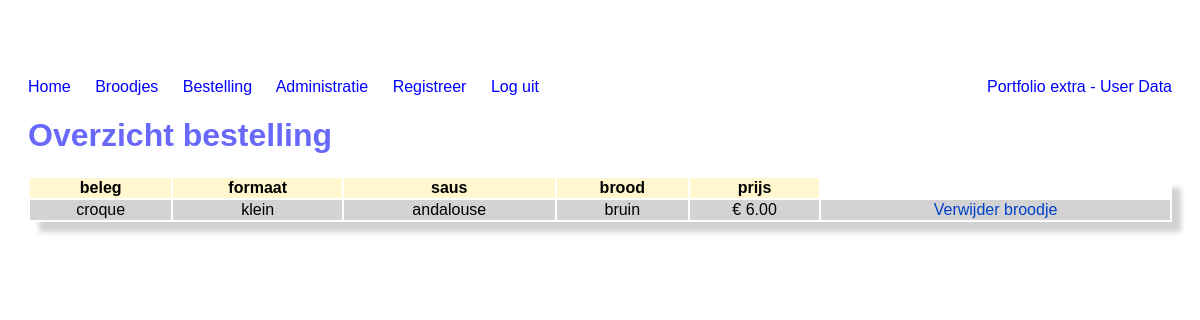
Page /bestelling.php (signed in) on the committed database.
### tables this page shows
CREATE TABLE IF NOT EXISTS
bestelling(
    bestellingId int NOT NULL AUTO_INCREMENT PRIMARY KEY,
    broodjeId int NOT NULL,
    cursistId int NOT NULL,
    bestellingDatum DATE
);

CREATE TABLE IF NOT EXISTS
beleg(
    belegId int NOT NULL AUTO_INCREMENT PRIMARY KEY,
    belegNaam varchar(20),
    belegPrijs float
);

CREATE TABLE IF NOT EXISTS
formaat(
    formaatId int NOT NULL AUTO_INCREMENT PRIMARY KEY,
    formaatNaam varchar(20),
    formaatPrijs float
);

CREATE TABLE IF NOT EXISTS
saus(
    sausId int NOT NULL AUTO_INCREMENT PRIMARY KEY,
    sausNaam varchar(20),
    sausPrijs float
);

CREATE TABLE IF NOT EXISTS
brood(
    broodId int NOT NULL AUTO_INCREMENT PRIMARY KEY,
    broodNaam varchar(20),
    broodPrijs float
);

### bestelling.php (called while the page is built, shortened)
<?php
if (isset($_SESSION["cursistId"])) {
    $cursistId = intval($_SESSION["cursistId"]);
    $bestellingBeheer = new BestellingBeheer();
    $bestelling = $bestellingBeheer->selecteerBestellingenCursist($cursistId);
}
include "presentation/bestelling.php";

### Data/BestellingDAO.php (called while the page is built, shortened)
<?php
class BestellingDAO
{
    public function getOpCursistId(int $cursistId): array
    {
        $bestellingen = array();
        $dbh = new PDO(DBConfig::$DB_CONNECTION, DBConfig::$DB_USERNAME, DBConfig::$DB_PASSWORD);
        $sql = "SELECT * FROM bestelling JOIN broodje ON (bestelling.broodjeId = broodje.broodjeId) JOIN beleg ON (broodje.belegId = beleg.belegId) JOIN formaat ON (broodje.formaatId = formaat.formaatId) JOIN saus ON (broodje.sausId = saus.sausId) JOIN brood ON (broodje.broodId = brood.broodId) WHERE cursistId = " . $cursistId . ";";
        $resultaatSet = $dbh->query($sql);
        foreach ($resultaatSet as $resultaat) {
            $bestelling = array("bestellingId" => $resultaat["bestellingId"], "broodjeId" => $resultaat["broodjeId"], "cursistId" => $resultaat["cursistId"], "bestellingDatum" => $resultaat["bestellingDatum"], "belegId" => $resultaat["belegId"], "formaatId" => $resultaat["formaatId"], "sausId" => $resultaat["sausId"], "broodId" => $resultaat["broodId"], "beleg" => $resultaat["belegNaam"], "belegPrijs" => $resultaat["belegPrijs"], "formaat" => $resultaat["formaatNaam"], "formaatPrijs" => $resultaat["formaatPrijs"], "saus" => $resultaat["sausNaam"], "sausPrijs" => $resultaat["sausPrijs"], "brood" => $resultaat["broodNaam"], "broodPrijs" => $resultaat["broodPrijs"],);
            array_push($bestellingen, $bestelling);
        }
        return $bestellingen;
    }
}

### Business/BestellingBeheer.php (called while the page is built, shortened)
<?php
class BestellingBeheer
{
    public function selecteerBestellingenCursist(int $id): array
    {
        $bestellingDAO = new bestellingDAO();
        $bestellingen = $bestellingDAO->getOpCursistId($id);
        return $bestellingen;
    }
}

### presentation/bestelling.php (the view, shortened to what this page needs)
<!DOCTYPE html>
<html lang="en">
<head>
    <link rel="stylesheet" href="presentation/css/styles.css">
    <link rel="stylesheet" href="presentation/css/broodje.css">
</head>
<body>
    <?php include "partials.php"; ?>
    <h1>Overzicht bestelling</h1>
    <?php
    if (isset($_SESSION["cursistId"])) {
        if (isset($bestelling)) {
    ?>
            <table>
                <thead>
                    <tr>
                        <th>beleg</th>
                        <th>formaat</th>
                        <th>saus</th>
                        <th>brood</th>
                        <th>prijs</th>
                    </tr>
                </thead>
                <tbody>
                    <?php foreach ($bestelling as $naam => $broodje) { ?>
                        <tr>
                            <td><?= $broodje["beleg"]; ?></td>
                            <td><?= $broodje["formaat"]; ?></td>
                            <td><?= $broodje["saus"]; ?></td>
                            <td><?= $broodje["brood"]; ?></td>
                            <td>€ <?= number_format(
                                        $broodje["belegPrijs"]
                                            + $broodje["formaatPrijs"]
                                            + $broodje["sausPrijs"]
                                            + $broodje["broodPrijs"],
                                        2
                                    ); ?></td>
                            <td>
                                <a href="bestelling.php?broodje=<?= $broodje["bestellingId"]; ?>">Verwijder broodje</a>
                            </td>
                        </tr>
                    <?php } ?>
                </tbody>
            </table>
        <?php } else { ?>
            <h2>U heeft geen bestellingen.</h2>
        <?php }
    } else { ?>
        <h2>Gelieve in te loggen voor uw overzicht.</h2>
    <?php }  ?>
</body>
</html>

### presentation/css/styles.css (style rules this page uses)
html { margin: 0; margin-top: 50px; padding: 20px; font-family: sans-serif; }
html h1 { color: #6868fa; }
html table { box-shadow: 10px 11px 5px -1px rgb(209, 209, 209); }

### presentation/css/broodje.css (style rules this page uses)
html table { width: 100%; margin: 0; }
html table th { background-color: rgb(255, 247, 205); }
html table tr:nth-of-type(odd) { background-color: rgb(211, 211, 211); }
html table tr td { text-align: center; }
html table a { text-decoration: none; color: rgb(0, 64, 202); width: 100%; margin-right: 0; }

### rows in the picture
bestelling: beleg.belegNaam "croque", formaat.formaatNaam "klein", saus.sausNaam "andalouse", brood.broodNaam "bruin", beleg.belegPrijs "6.00"
